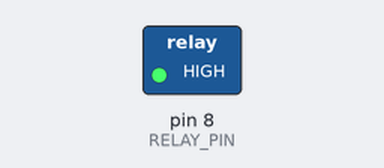
This sketch was run on a simulated Arduino Uno, built with avr-gcc and run on an emulated ATmega328P. On the bench: switched loads named in the sketch (green lamp = pin HIGH). Random numbers use the default seed unless the sketch sets one; what the sketch prints to the serial monitor is not drawn.

Above: at 0.1 s.
Timing chart, 0 to 1.6 s (numbered marks = the images above):
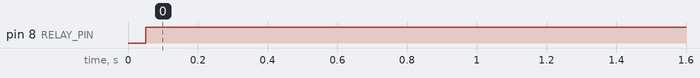

Measured:
- by itself, pin 8 (RELAY_PIN): LOW → HIGH at 0.05 s

The sketch:

liga_e_desliga_random.ino
```cpp
/*
  Simulador de presença: relé em D8 alterna entre LIGADO e DESLIGADO
  por intervalos aleatórios entre 3 e 8 minutos.

  Observações:
  - Se o seu módulo relé for "ativo em LOW" (muito comum), deixe RELAY_ATIVO_EM_LOW = true.
    Caso contrário, coloque false.
  - Em placas ESP8266/ESP32 você pode usar D8; em Arduino Uno/Nano use 8.
*/

#ifndef D8
#define D8 8
#endif

const uint8_t RELAY_PIN = D8;
const bool RELAY_ATIVO_EM_LOW = false;  // true: aciona com LOW (comum); false: aciona com HIGH

inline void ligaRele()   { digitalWrite(RELAY_PIN, RELAY_ATIVO_EM_LOW ? LOW  : HIGH); }
inline void desligaRele(){ digitalWrite(RELAY_PIN, RELAY_ATIVO_EM_LOW ? HIGH : LOW ); }

void setup() {
  pinMode(RELAY_PIN, OUTPUT);
  desligaRele();

  Serial.begin(115200);
  delay(50);

  // Semente de aleatoriedade: use um pino analógico "flutuante" se possível.
  // Combina analogRead(A0) com micros() para melhorar a entropia.
  unsigned long seed = 0;
  #if defined(A0)
    seed ^= analogRead(A0);
  #endif
  seed ^= micros();
  randomSeed(seed);

  Serial.println("Simulador de presença iniciado.");
}

void loop() {
  // Intervalos aleatórios entre 3 e 8 minutos (random(3,9) -> 3..8)
  unsigned long minutosLigado   = random(3, 9);
  unsigned long minutosDesligado= random(3, 9);

  // Liga
  Serial.print("Ligado por ");
  Serial.print(minutosLigado);
  Serial.println(" minuto(s).");
  ligaRele();
  delay(minutosLigado * 60000UL);

  // Desliga
  Serial.print("Desligado por ");
  Serial.print(minutosDesligado);
  Serial.println(" minuto(s).");
  desligaRele();
  delay(minutosDesligado * 60000UL);
}
```
